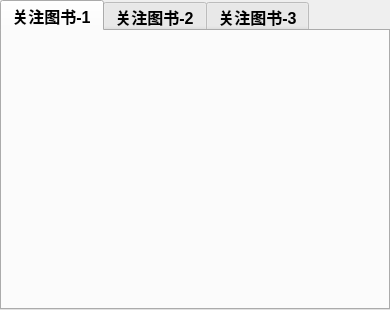
<?xml version="1.0" encoding="UTF-8"?>
<ui version="4.0">
 <class>MainWindow</class>
 <widget class="QMainWindow" name="MainWindow">
  <property name="geometry">
   <rect>
    <x>0</x>
    <y>0</y>
    <width>390</width>
    <height>310</height>
   </rect>
  </property>
  <property name="minimumSize">
   <size>
    <width>390</width>
    <height>310</height>
   </size>
  </property>
  <property name="maximumSize">
   <size>
    <width>390</width>
    <height>310</height>
   </size>
  </property>
  <property name="windowTitle">
   <string>关注图书的评价分析</string>
  </property>
  <widget class="QWidget" name="centralwidget">
   <widget class="QTabWidget" name="tabWidget">
    <property name="geometry">
     <rect>
      <x>0</x>
      <y>0</y>
      <width>390</width>
      <height>310</height>
     </rect>
    </property>
    <property name="font">
     <font>
      <pointsize>12</pointsize>
      <weight>75</weight>
      <bold>true</bold>
     </font>
    </property>
    <property name="currentIndex">
     <number>0</number>
    </property>
    <widget class="QWidget" name="tab">
     <attribute name="title">
      <string>关注图书-1</string>
     </attribute>
     <widget class="QWidget" name="horizontalLayoutWidget_2">
      <property name="geometry">
       <rect>
        <x>-2</x>
        <y>0</y>
        <width>391</width>
        <height>281</height>
       </rect>
      </property>
      <layout class="QHBoxLayout" name="horizontalLayout_0"/>
     </widget>
    </widget>
    <widget class="QWidget" name="tab_2">
     <attribute name="title">
      <string>关注图书-2</string>
     </attribute>
     <widget class="QWidget" name="horizontalLayoutWidget">
      <property name="geometry">
       <rect>
        <x>2</x>
        <y>0</y>
        <width>391</width>
        <height>281</height>
       </rect>
      </property>
      <layout class="QHBoxLayout" name="horizontalLayout_1"/>
     </widget>
    </widget>
    <widget class="QWidget" name="tab_3">
     <attribute name="title">
      <string>关注图书-3</string>
     </attribute>
     <widget class="QWidget" name="horizontalLayoutWidget_3">
      <property name="geometry">
       <rect>
        <x>0</x>
        <y>0</y>
        <width>391</width>
        <height>281</height>
       </rect>
      </property>
      <layout class="QHBoxLayout" name="horizontalLayout_2"/>
     </widget>
    </widget>
   </widget>
  </widget>
 </widget>
 <resources/>
 <connections/>
</ui>
